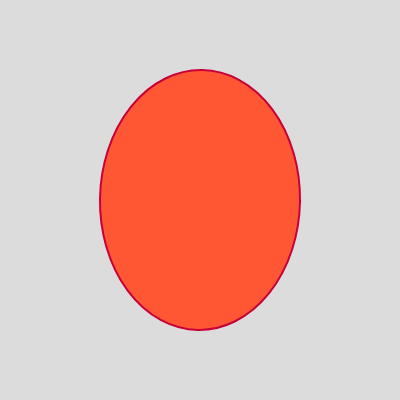
Frame 1 (no input)
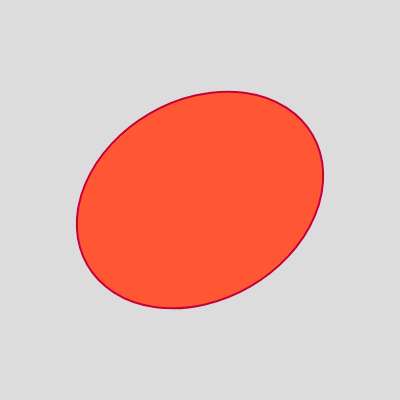
Frame 60 (no input)
Frame 120 (the mouse pressed at the canvas centre since frame 60): identical to frame 60, image omitted

The p5.js sketch that drew these frames (run headless with seeded random() and noise() and a simulated clock; from frame 60 on, the mouse is pressed at the canvas centre):

// p5.js sketch
// ── sketch.js
let rotationAngle = 0;
let isDragging = false;
let dragStartAngle = 0;
let lpType = 0;

function setup() {
  createCanvas(400, 400);
  angleMode(DEGREES);
}

function draw() {
  background(220);
  translate(width / 2, height / 2);
  
  if (!isDragging) {
    rotationAngle += 1;
  }
  
  rotate(rotationAngle);
  setLPStyle();
  drawLP();
}

function setLPStyle() {
  if (lpType === 0) {
    fill('#FF5733');
    stroke('#C70039');
    strokeWeight(2);
  } else if (lpType === 1) {
    fill('#33FF57');
    stroke('#39C700');
    strokeWeight(4);
  } else if (lpType === 2) {
    fill('#3357FF');
    stroke('#0039C7');
    strokeWeight(6);
  } else if (lpType === 3) {
    fill('#F3FF33');
    stroke('#C7C700');
    strokeWeight(8);
  }
}

function drawLP() {
  ellipse(0, 0, 200, 260);
}

function mousePressed() {
  if (isInsideLP(mouseX, mouseY)) {
   // changeLPType();
    startDragging(mouseX, mouseY);
  }
}

function mouseDragged() {
  if (isDragging) {
    updateRotation(mouseX, mouseY);
  }
}

function mouseReleased() {
  stopDragging();
}

function touchStarted() {
  if (isInsideLP(touchX, touchY)) {
    changeLPType();
    startDragging(touchX, touchY);
  }
  return false;
}

function touchMoved() {
  if (isDragging) {
    updateRotation(touchX, touchY);
  }
  return false;
}

function touchEnded() {
  stopDragging();
  return false;
}

function isInsideLP(x, y) {
  let d = dist(x, y, width / 2, height / 2);
  return d < 100;
}

function changeLPType() {
  lpType = (lpType + 1) % 4;
}

function startDragging(x, y) {
  isDragging = true;
  dragStartAngle = atan2(y - height / 2, x - width / 2) - rotationAngle;
}

function updateRotation(x, y) {
  let currentAngle = atan2(y - height / 2, x - width / 2);
  rotationAngle = currentAngle - dragStartAngle;
}

function stopDragging() {
  isDragging = false;
}
